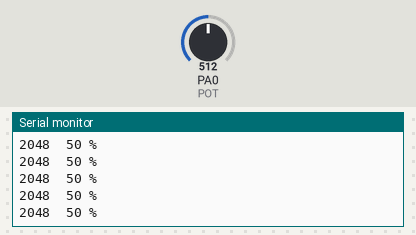
This sketch was run on a simulated STM32 Blue Pill. On the bench: the last lines printed to the serial monitor. Inputs (shaded band) come from the test bench; at power-on: PA0 (POT) = 512 (analog values on the 0–1023 scale).

Above: at 1.2 s.
1.3 s: PA0 (POT) set to 716
At 1.68 s:
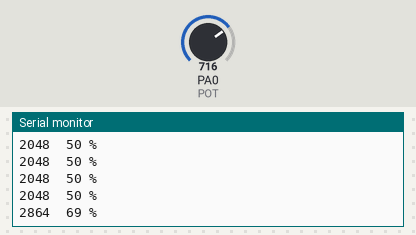
2.8 s: PA0 (POT) set to 900
At 2.93 s:
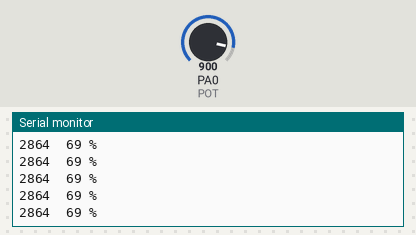
Timing chart, 0 to 5.8 s (numbered marks = the images above; inputs shaded):
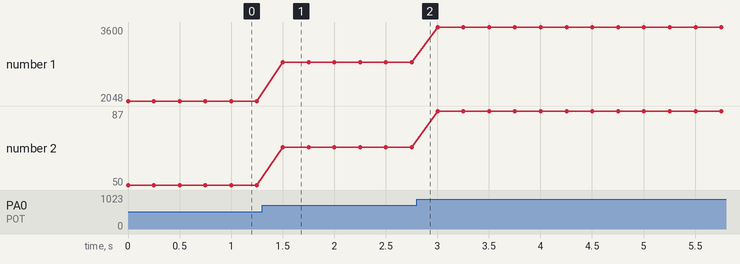

The sketch:

sketch.ino
```cpp
// STM32 Blue Pill: lee un potenciometro con el ADC
// y muestra el valor y el porcentaje en el monitor serie.
const int POT = PA0;

void setup() {
  Serial.begin(115200);
  analogReadResolution(12);  // 0 a 4095
}

void loop() {
  int valor = analogRead(POT);
  int porcentaje = map(valor, 0, 4095, 0, 100);
  Serial.print(valor);
  Serial.print("  ");
  Serial.print(porcentaje);
  Serial.println(" %");
  delay(250);
}
```

Measured:
- after the input at 1.3 s, the serial monitor: prints a new line after 0.20 s (image 1)
- plotted number 1: 2048 → 2864 after the input at 1.3 s, 2864 → 3600 after the input at 2.8 s
- plotted number 2: 50 → 69 after the input at 1.3 s, 69 → 87 after the input at 2.8 s
